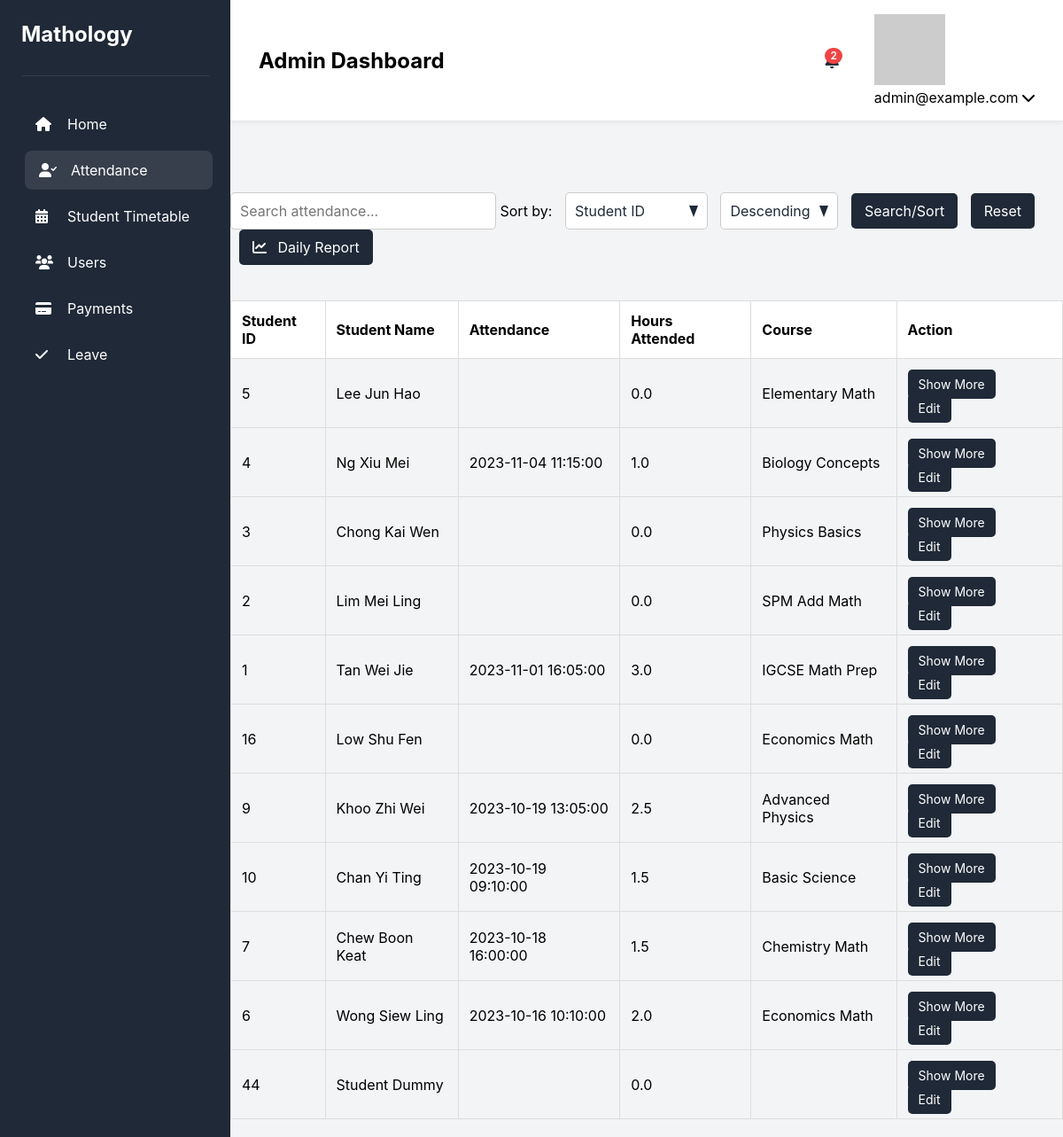
The page /Pages/admin/attendance.php (signed in) on the database its author committed.
### tables this page shows
CREATE TABLE `attendance_records` (
  `record_id` int(11) NOT NULL,
  `student_id` int(11) DEFAULT NULL,
  `instructor_id` int(11) DEFAULT NULL,
  `timetable_datetime` datetime NOT NULL COMMENT 'Scheduled date/time of the session',
  `attendance_datetime` datetime DEFAULT NULL COMMENT 'Actual date/time of attendance',
  `hours_attended` decimal(4,1) DEFAULT 0.0 COMMENT 'In 0.5 increments (e.g., 1.5 hours)',
  `hours_replacement` decimal(4,1) DEFAULT 0.0 COMMENT 'Replacement hours booked',
  `hours_remaining` decimal(4,1) DEFAULT 0.0 COMMENT 'Remaining balance (e.g., for packages)',
  `status` enum('attended','missed','replacement_booked') DEFAULT 'attended',
  `created_at` timestamp NOT NULL DEFAULT current_timestamp(),
  `updated_at` timestamp NOT NULL DEFAULT current_timestamp() ON UPDATE current_timestamp(),
  `course` varchar(100) NOT NULL COMMENT 'Course name (matches student/instructor timetable)'
);

CREATE TABLE `students` (
  `student_id` int(11) NOT NULL,
  `Last_Name` varchar(50) DEFAULT NULL,
  `First_Name` varchar(50) DEFAULT NULL,
  `Gender` tinyint(1) DEFAULT NULL,
  `DOB` date DEFAULT NULL,
  `School_Syllabus` text DEFAULT NULL,
  `School_Intake` varchar(20) DEFAULT NULL,
  `Current_School_Grade` text DEFAULT NULL,
  `School` varchar(100) DEFAULT NULL,
  `Mathology_Level` text DEFAULT NULL,
  `enrollment_date` date DEFAULT NULL,
  `status` enum('active','inactive','graduated') DEFAULT 'active',
  `How_Did_You_Heard_About_Us` varchar(100) DEFAULT NULL
);

### sql/attendance_data.php (the view, shortened to what this page needs)
<?php
$sort_column = isset($_GET['sort']) ? $_GET['sort'] : 'timetable_datetime';
$sort_direction = isset($_GET['direction']) ? $_GET['direction'] : 'DESC';
switch ($sort) {
    default:
        $sort_column = "ar.timetable_datetime";
}
$sql = "
    SELECT
        ar.*,
        s.First_Name AS student_first_name, s.Last_Name AS student_last_name,
        i.First_Name AS instructor_first_name, i.Last_Name AS instructor_last_name
    FROM attendance_records ar
    LEFT JOIN students s ON ar.student_id = s.student_id
    LEFT JOIN instructor i ON ar.instructor_id = i.instructor_id
";
$sql .= " ORDER BY $sort_column $sort_direction";
$result = $conn->query($sql);
echo "<table id='attendanceTable' class='attendence'>
        <thead>
            <tr class='attendance_title'>";
echo "<th>Student ID</th>";
echo "<th>Student Name</th>";
echo "<th>Attendance</th>";
echo "<th>Hours Attended</th>";
echo "<th>Course</th>";
echo "<th>Action</th>";
echo "  </tr>
        </thead>
        <tbody>";
if ($result && $result->num_rows > 0) {
    while ($row = $result->fetch_assoc()) {
        echo "<tr>";
        echo "<td data-student-id='{$row['student_id']}'>" . htmlspecialchars($row['student_id']) . "</td>";
        $studentName = htmlspecialchars($row['student_last_name'] . ' ' . $row['student_first_name']);
        echo "<td>$studentName</td>";
        echo "<td>" . htmlspecialchars($row['attendance_datetime']) . "</td>";
        echo "<td>" . htmlspecialchars($row['hours_attended']) . "</td>";
        echo "<td>" . htmlspecialchars($row['course']) . "</td>";
        echo "<td>
        <button onclick=\"toggleDetails('details-{$row['record_id']}')\">Show More</button>
                <a href='../../sql/edit_attendance.php?record_id={$row['record_id']}'>Edit</a>
              </td>";
        echo "</tr>";
    }
} else {
    echo "<tr><td colspan='6'>No attendance records found.</td></tr>";
}
echo "</tbody></table>";

### Styles/common.css (style rules this page uses)
:root { --primary-color: #4f46e5; --secondary-color: #818cf8; --background-color: #f3f4f6; --sidebar-color: #1f2937; --text-color: #1f2937; --text-light: #6b7280; --border-color: #e5e7eb; --white: #ffffff; --event-color-1: #fef3c7; --event-color-2: #dcfce7; --event-color-3: #dbeafe; --transition-speed: 0.3s; }
* { margin: 0; padding: 0; box-sizing: border-box; font-family: 'Inter', sans-serif; }

### Styles/attendance.css (style rules this page uses)
.attendence { width: 100%; border-collapse: collapse; margin: 20px 0; }
.attendence th, .attendence td { padding: 12px; border: 1px solid #ddd; text-align: left; }
.attendence th { background-color: white; cursor: pointer; position: relative; }
table.attendence a, table.attendence button { padding: 8px 12px; margin-right: 5px; border: none; background-color: #1f2937; color: white; font-size: 14px; border-radius: 5px; cursor: pointer; text-decoration: none; transition: background-color 0.3s ease-in-out; }

### rows shown on the page
attendance_records: student "5", student.First_Name "Lee Jun Hao", hours_attended "0.0", course "Elementary Math"
attendance_records: student "4", student.First_Name "Ng Xiu Mei", attendance_datetime "2023-11-04 11:15:00", hours_attended "1.0", course "Biology Concepts"
attendance_records: student "3", student.First_Name "Chong Kai Wen", hours_attended "0.0", course "Physics Basics"
attendance_records: student "2", student.First_Name "Lim Mei Ling", hours_attended "0.0", course "SPM Add Math"
attendance_records: student "1", student.First_Name "Tan Wei Jie", attendance_datetime "2023-11-01 16:05:00", hours_attended "3.0", course "IGCSE Math Prep"
attendance_records: student "16", student.First_Name "Low Shu Fen", hours_attended "0.0", course "Economics Math"
attendance_records: student "9", student.First_Name "Khoo Zhi Wei", attendance_datetime "2023-10-19 13:05:00", hours_attended "2.5", course "Advanced Physics"
attendance_records: student "10", student.First_Name "Chan Yi Ting", attendance_datetime "2023-10-19 09:10:00", hours_attended "1.5", course "Basic Science"
attendance_records: student "7", student.First_Name "Chew Boon Keat", attendance_datetime "2023-10-18 16:00:00", hours_attended "1.5", course "Chemistry Math"
attendance_records: student "6", student.First_Name "Wong Siew Ling", attendance_datetime "2023-10-16 10:10:00", hours_attended "2.0", course "Economics Math"
attendance_records: student "44", student.First_Name "Student Dummy", hours_attended "0.0"

### other values the page prints
$userName "admin@example.com"
